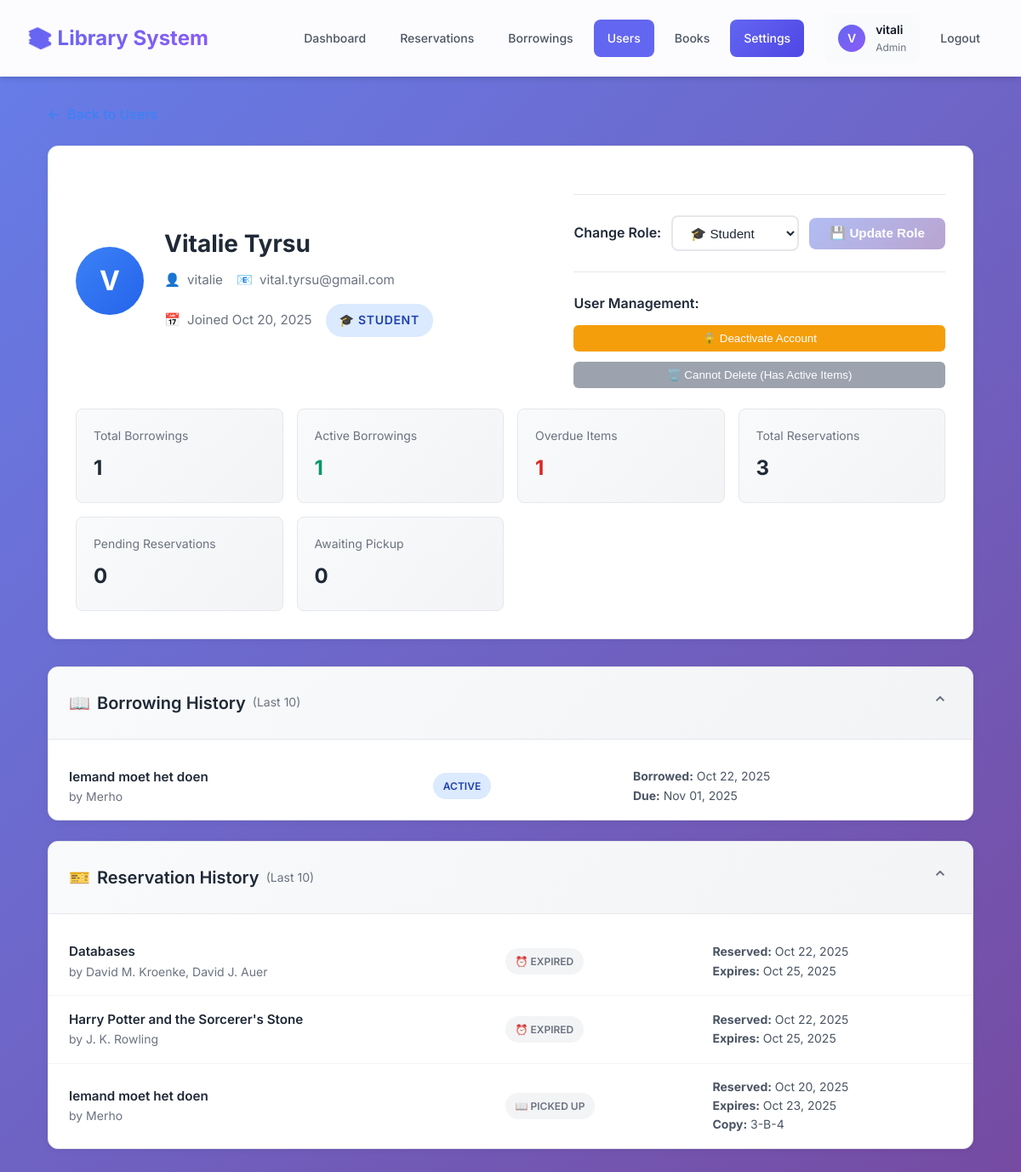
/admin-dashboard/users/5/ (signed in), run on an earlier commit of the app's database.
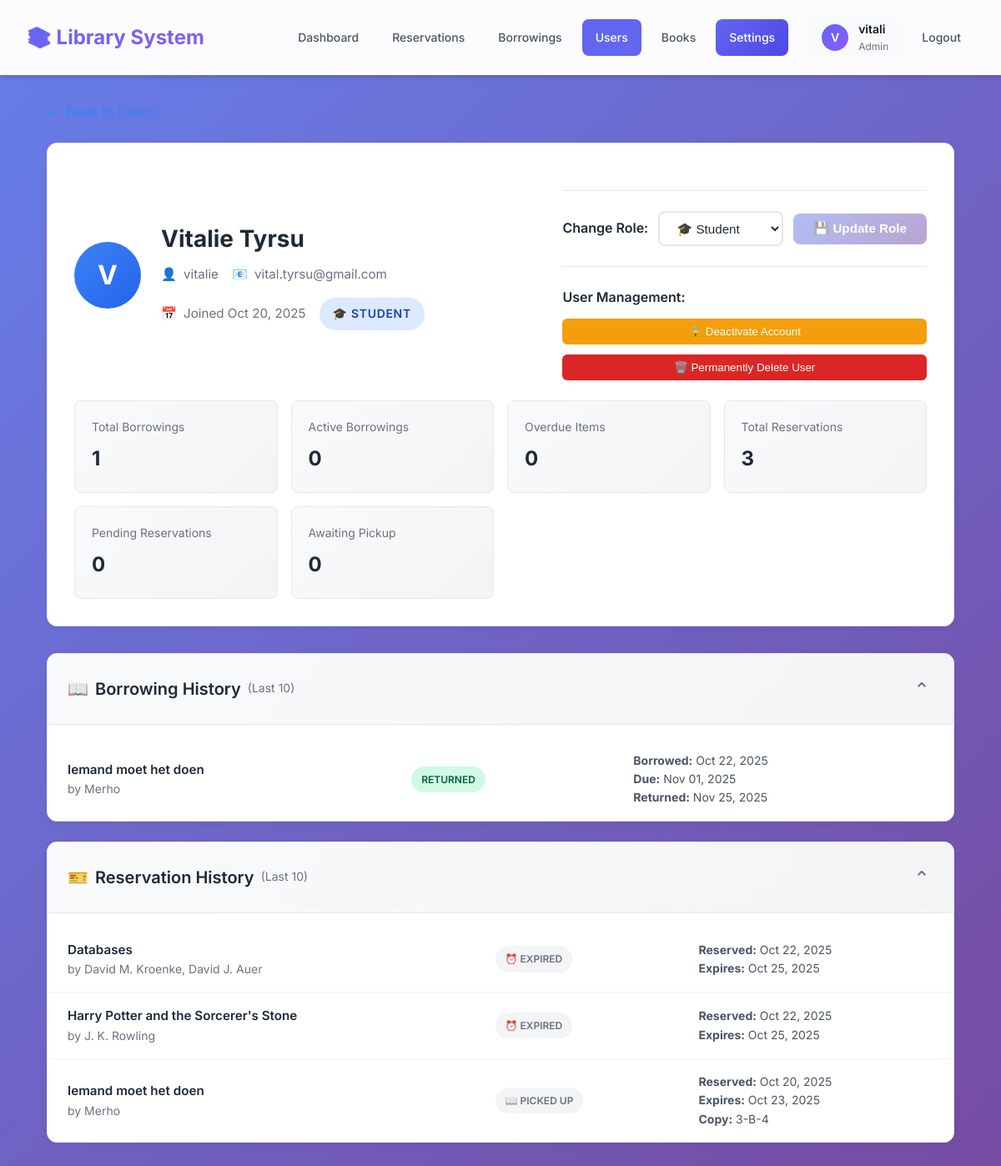
And on a later commit of the database.
### library/models.py (models this page shows, shortened)
class Borrowing(models.Model):
    STATUS_CHOICES = (
        ('active', 'Active'),
        ('return_pending', 'Return Pending'),
        ('returned', 'Returned'),
    )
    user = models.ForeignKey(User, on_delete=models.CASCADE)
    copy = models.ForeignKey(BookCopy, on_delete=models.CASCADE)
    borrow_date = models.DateTimeField(auto_now_add=True)
    due_date = models.DateTimeField(null=True, blank=True)
    return_date = models.DateTimeField(null=True, blank=True)
    renewal_count = models.IntegerField(default=0)
    status = models.CharField(max_length=20, choices=STATUS_CHOICES, default='active')
    class Meta:
        db_table = 'borrowings'
        indexes = [
            models.Index(fields=['return_date', 'status'], name='borrowing_return_status_idx'),  # For availability queries
            models.Index(fields=['user', 'return_date'], name='borrowing_user_return_idx'),  # For user's active borrowings
            models.Index(fields=['due_date'], name='borrowing_due_date_idx'),  # For overdue checks
            models.Index(fields=['status'], name='borrowing_status_idx'),  # For filtering by status
        ]

class BookCopy(models.Model):
    CONDITION_CHOICES = (
        ('new', 'New'),
        ('good', 'Good'),
        ('fair', 'Fair'),
        ('poor', 'Poor'),
        ('lost', 'Lost'),  # Permanently unavailable
    )
    book = models.ForeignKey(Book, on_delete=models.CASCADE)
    condition = models.CharField(max_length=50, choices=CONDITION_CHOICES, default='good')
    location = models.CharField(
        max_length=50,
        unique=True,  # Each physical location can only hold one book copy
        validators=[RegexValidator(regex=r'^\d+-[A-Z]-\d+$', message='Format must be like "1-A-12"')],
        help_text='Physical shelf location (e.g., 1-A-12). Must be unique across all book copies.'
    )
    lost_date = models.DateTimeField(null=True, blank=True, help_text='Date when book was marked as lost')
    lost_reason = models.TextField(null=True, blank=True, help_text='Reason why book was marked as lost')
    class Meta:
        db_table = 'book_copies'
        indexes = [
            models.Index(fields=['book'], name='bookcopy_book_idx'),  # For finding copies of a book
            models.Index(fields=['condition'], name='bookcopy_condition_idx'),  # For filtering lost books
        ]

class Book(models.Model):
    title = models.CharField(max_length=255)
    author = models.CharField(max_length=255, null=True, blank=True, unique=True)
    publication_year = models.IntegerField(null=True, blank=True)
    genre = models.CharField(max_length=50, null=True, blank=True)
    isbn = models.CharField(max_length=13, null=True, blank=True, unique=True)
    cover_image = models.ImageField(upload_to='book_covers/', blank=True, null=True)
    class Meta:
        db_table = 'books'
        indexes = [
            models.Index(fields=['title'], name='book_title_idx'),  # For search queries
            models.Index(fields=['author'], name='book_author_idx'),  # For search queries
            models.Index(fields=['genre'], name='book_genre_idx'),  # For genre filtering
        ]

### library/views.py (the view)
# urls.py: path('admin-dashboard/users/<int:user_id>/', views.admin_user_detail, name='admin_user_detail'),
@login_required(login_url='student_login')
def admin_user_detail(request, user_id):
    if not request.user.is_staff:
        messages.error(request, 'You do not have permission to access this page.')
        return redirect('book_catalog')
    user = get_object_or_404(User, id=user_id)
    borrowings = Borrowing.objects.filter(user=user).select_related(
        'copy__book'
    ).order_by('-borrow_date')
    reservations = Reservation.objects.filter(user=user).select_related(
        'book', 'copy'
    ).order_by('-reservation_date')
    total_borrowings = borrowings.count()
    active_borrowings = borrowings.filter(status='active').count()
    overdue_borrowings = borrowings.filter(
        status='active',
        due_date__lt=timezone.now()
    ).count()
    total_reservations = reservations.count()
    pending_reservations = reservations.filter(status='pending').count()
    assigned_reservations = reservations.filter(status='assigned').count()
    context = {
        'viewed_user': user,
        'borrowings': borrowings[:10],  # Show last 10
        'reservations': reservations[:10],  # Show last 10
        'total_borrowings': total_borrowings,
        'active_borrowings': active_borrowings,
        'overdue_borrowings': overdue_borrowings,
        'total_reservations': total_reservations,
        'pending_reservations': pending_reservations,
        'assigned_reservations': assigned_reservations,
    }
    return render(request, 'library/admin_user_detail.html', context)

### library/templates/library/admin_user_detail.html (shortened to what the changed rows need)
{% extends 'library/base.html' %}
{% block content %}
<div class="user-detail-container">
    <div class="user-header-card">
        <div class="user-header-content">
            <div class="user-header-info">
                <h1 class="user-name-title">
                    {% if viewed_user.first_name or viewed_user.last_name %}
                        {{ viewed_user.first_name }} {{ viewed_user.last_name }}
                    {% else %}
                        {{ viewed_user.username }}
                    {% endif %}
                </h1>
            </div>
            {% if user.is_staff and viewed_user.id != user.id %}
            <div style="margin-top: 1.5rem; padding-top: 1.5rem; border-top: 1px solid #e5e7eb;">
                <div style="margin-top: 1.5rem; padding-top: 1.5rem; border-top: 1px solid #e5e7eb;">
                    <label style="font-weight: 600; color: #1f2937; margin-bottom: 0.75rem; display: block;">User Management:</label>
                    {% if viewed_user.is_active %}
                    <form method="POST" action="{% url 'admin_delete_user' viewed_user.id %}" style="margin-bottom: 0.75rem;" onsubmit="return confirm('⚠️ Are you sure you want to DEACTIVATE this user?\n\nThe user will not be able to log in, but their history will be preserved.\nThis is the recommended safe option.');">
                        <button type="submit" class="btn-deactivate" style="background: #f59e0b; color: white; padding: 0.5rem 1rem; border-radius: 0.375rem; border: none; cursor: pointer; width: 100%; font-weight: 500;">
                        </button>
                    </form>
                    {% if active_borrowings == 0 and pending_reservations == 0 and assigned_reservations == 0 %}
                    <form method="POST" action="{% url 'admin_delete_user' viewed_user.id %}" onsubmit="return confirm('⛔ PERMANENT DELETION\n\nAre you ABSOLUTELY SURE you want to permanently delete this user?\n\nThis action CANNOT be undone!\n\nAll their data will be removed from the system.');">
                        <button type="submit" class="btn-delete" style="background: #dc2626; color: white; padding: 0.5rem 1rem; border-radius: 0.375rem; border: none; cursor: pointer; width: 100%; font-weight: 500;">
                            🗑️ Permanently Delete User
                        </button>
                    </form>
                    {% else %}
                    <button disabled class="btn-delete" style="background: #9ca3af; color: white; padding: 0.5rem 1rem; border-radius: 0.375rem; border: none; cursor: not-allowed; width: 100%; font-weight: 500;" title="User has active borrowings or reservations">
                        🗑️ Cannot Delete (Has Active Items)
                    </button>
                    {% endif %}
                    {% endif %}
                </div>
            </div>
            {% endif %}
        </div>
        <div class="stats-grid">
            <a href="{% url 'admin_borrowings' %}?user={{ viewed_user.id }}&status=active" style="text-decoration: none; color: inherit;">
                <div class="stat-card-small" style="cursor: pointer; transition: transform 0.2s;" onmouseover="this.style.transform='scale(1.05)'" onmouseout="this.style.transform='scale(1)'">
                    <div class="stat-label-small">Active Borrowings</div>
                    <div class="stat-value-small {% if active_borrowings > 0 %}success{% endif %}">{{ active_borrowings }}</div>
                </div>
            </a>
            <a href="{% url 'admin_borrowings' %}?user={{ viewed_user.id }}&overdue=true" style="text-decoration: none; color: inherit;">
                <div class="stat-card-small" style="cursor: pointer; transition: transform 0.2s;" onmouseover="this.style.transform='scale(1.05)'" onmouseout="this.style.transform='scale(1)'">
                    <div class="stat-label-small">Overdue Items</div>
                    <div class="stat-value-small {% if overdue_borrowings > 0 %}danger{% endif %}">{{ overdue_borrowings }}</div>
                </div>
            </a>
        </div>
    </div>
    <div class="content-sections">
        <div class="section-card">
            <div class="section-header">
                <h2 class="section-title">
                    <span>📖</span>
                    <span>Borrowing History</span>
                    <span style="color: #6b7280; font-size: 0.875rem; font-weight: 400;">(Last 10)</span>
                </h2>
            </div>
            <div class="section-content" id="borrowings">
                {% if borrowings %}
                    <table class="detail-table">
                        <tbody>
                            {% for borrowing in borrowings %}
                                <tr>
                                    <td>
                                        <div class="book-title">{{ borrowing.copy.book.title }}</div>
                                        <div class="book-author">by {{ borrowing.copy.book.author }}</div>
                                    </td>
                                    <td>
                                        {% if borrowing.status == 'active' %}
                                            {% if borrowing.due_date < now %}
                                                <span class="status-badge overdue">Overdue</span>
                                            {% else %}
                                                <span class="status-badge active">Active</span>
                                            {% endif %}
                                        {% else %}
                                            <span class="status-badge returned">Returned</span>
                                        {% endif %}
                                    </td>
                                    <td>
                                        <div style="font-size: 0.875rem;">
                                            <div><strong>Borrowed:</strong> {{ borrowing.borrow_date|date:"M d, Y" }}</div>
                                            <div><strong>Due:</strong> {{ borrowing.due_date|date:"M d, Y" }}</div>
                                            {% if borrowing.return_date %}
                                                <div><strong>Returned:</strong> {{ borrowing.return_date|date:"M d, Y" }}</div>
                                            {% endif %}
                                        </div>
                                    </td>
                                </tr>
                            {% endfor %}
                        </tbody>
                    </table>
                {% else %}
                    <div class="empty-section">
                        <div class="empty-icon">📚</div>
                        <div>No borrowing history</div>
                    </div>
                {% endif %}
            </div>
        </div>
        <div class="section-card">
            <div class="section-header">
                <h2 class="section-title">
                    <span>🎫</span>
                    <span>Reservation History</span>
                    <span style="color: #6b7280; font-size: 0.875rem; font-weight: 400;">(Last 10)</span>
                </h2>
            </div>
        </div>
    </div>
</div>
{% endblock %}

What changed in the data, as far as the page shows it:
changed Borrowing "Iemand moet het doen": return_date (not shown) → "Nov 25, 2025"; status "ACTIVE" → "RETURNED"
Also different on the page:
{{ active_borrowings }}: "1" → "0"
{{ overdue_borrowings }}: "1" → "0"
text no longer shown: "🗑️ Cannot Delete (Has Active Items)"
text now shown: "🗑️ Permanently Delete User"
